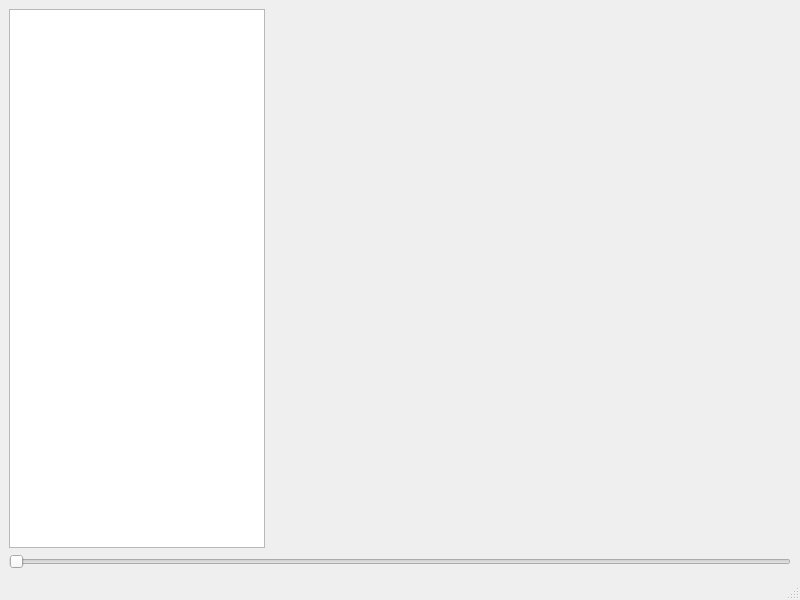
<?xml version="1.0" encoding="UTF-8"?>
<ui version="4.0">
 <class>MainWindow</class>
 <widget class="QMainWindow" name="MainWindow">
  <property name="geometry">
   <rect>
    <x>0</x>
    <y>0</y>
    <width>800</width>
    <height>600</height>
   </rect>
  </property>
  <property name="windowTitle">
   <string>MainWindow</string>
  </property>
  <widget class="QWidget" name="centralwidget">
   <layout class="QVBoxLayout" name="verticalLayout_2">
    <item>
     <layout class="QVBoxLayout" name="verticalLayout">
      <item>
       <layout class="QHBoxLayout" name="horizontalLayout" stretch="0,13">
        <item>
         <widget class="QListWidget" name="listWidget"/>
        </item>
        <item>
         <widget class="QWidget" name="widget" native="true">
          <layout class="QVBoxLayout" name="verticalLayout_3">
           <item>
            <widget class="QLabel" name="label">
             <property name="text">
              <string/>
             </property>
            </widget>
           </item>
          </layout>
         </widget>
        </item>
       </layout>
      </item>
      <item>
       <widget class="QSlider" name="horizontalSlider">
        <property name="orientation">
         <enum>Qt::Horizontal</enum>
        </property>
       </widget>
      </item>
     </layout>
    </item>
   </layout>
  </widget>
  <widget class="QMenuBar" name="menubar">
   <property name="geometry">
    <rect>
     <x>0</x>
     <y>0</y>
     <width>800</width>
     <height>22</height>
    </rect>
   </property>
  </widget>
  <widget class="QStatusBar" name="statusbar"/>
 </widget>
 <resources/>
 <connections/>
</ui>
